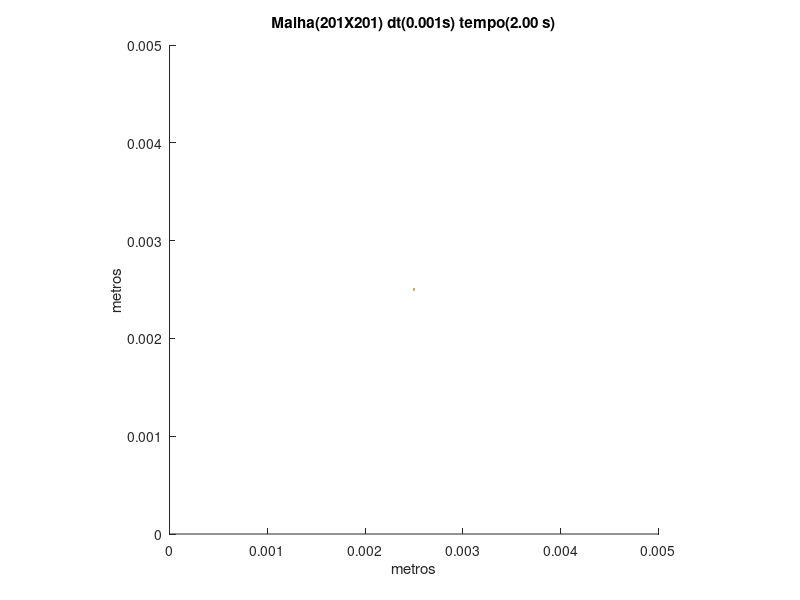

MATLAB code to generate this figure:
set (gca,'PlotBoxAspectRatio',[1 1 1],'Xlim',[0,0.005],'Ylim',[0,0.005])
hold on
title('Malha(201X201) dt(0.001s) tempo(2.00 s)')
hold on
ylabel('metros')
hold on
xlabel('metros')
hold on

fill([0.00248756218905473 0.00248756218905473 0.00251243781094527 0.00251243781094527],[0.00248756218905473 0.00251243781094527 0.00251243781094527 0.00248756218905473],[0.8,0.7,0.4],'LineStyle','none')
